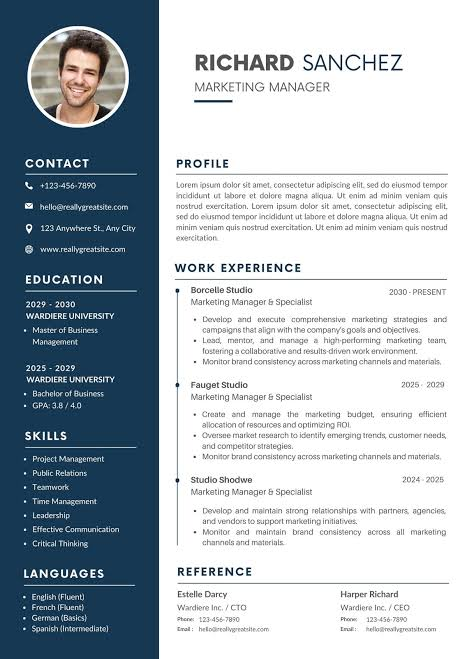
#> input picture tests/fixtures/sample_resume.jpg, 465 x 659 px
$ python -i table_detector.py   (imports and definitions only)
#> lines starting #> are read from the running program, lines starting #| are printed output that depends on the picture; after the words box and inside, x2 and y2 are one past the last pixel; in counts of white or black regions, pixels touching at a corner belong together
import cv2
import numpy as np

def detect_tables_and_cells(image_path: str) -> list[dict]:
    """
    OpenCV का उपयोग करके इमेज में मौजूद Tables और उनके Bounding Boxes को खोजता है।
    """
#> called with image_path = '../tests/fixtures/sample_resume.jpg'
    img = cv2.imread(image_path, cv2.IMREAD_GRAYSCALE)
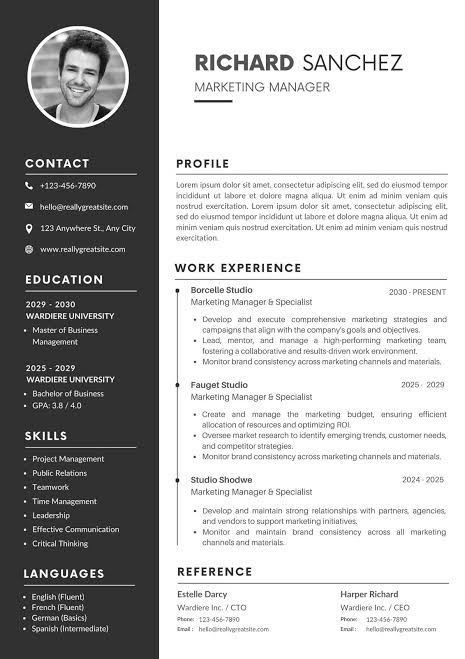
#> img: shape (659, 465); min 0, max 255, mean 182.1

    # 1. Binarization (Otsu Thresholding)
    _, thresh = cv2.threshold(img, 150, 255, cv2.THRESH_BINARY_INV)
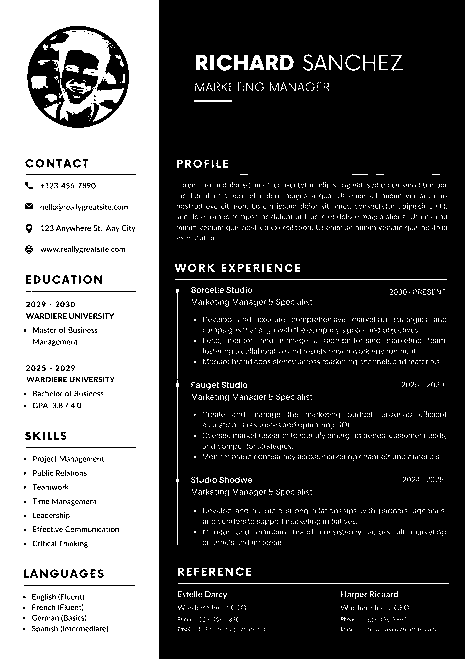
#> thresh: shape (659, 465); 34% white; 2393 white regions (2334 under 20 px), largest, box (x1, y1, x2, y2) and area: (0, 0, 159, 659) 92150, (50, 30, 124, 122) 2542, (175, 279, 447, 280) 272

    # 2. Horizontal and Vertical Line Kernels
    kernel_len = np.array(img).shape[1] // 30
#> kernel_len = 15
    ver_kernel = cv2.getStructuringElement(cv2.MORPH_RECT, (1, kernel_len))
    hor_kernel = cv2.getStructuringElement(cv2.MORPH_RECT, (kernel_len, 1))

    # 3. Detect Vertical & Horizontal Lines
    image_1 = cv2.erode(thresh, ver_kernel, iterations=3)
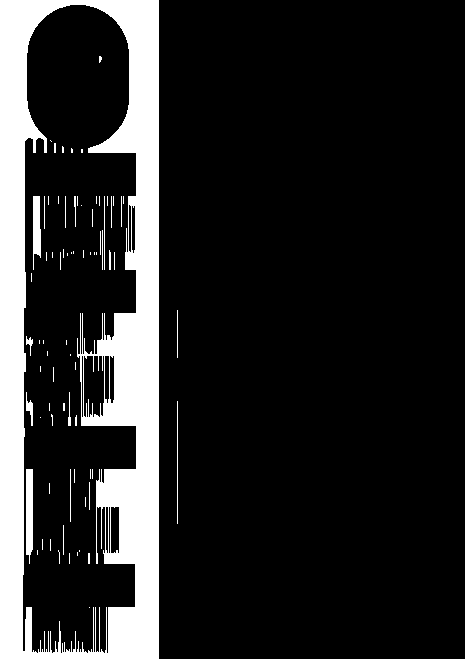
#> image_1: shape (659, 465); 15.6% white; 76 white regions (53 under 20 px), largest, box (x1, y1, x2, y2) and area: (0, 0, 159, 659) 45354, (26, 469, 33, 564) 603, (33, 196, 41, 270) 455
    vertical_lines = cv2.dilate(image_1, ver_kernel, iterations=3)
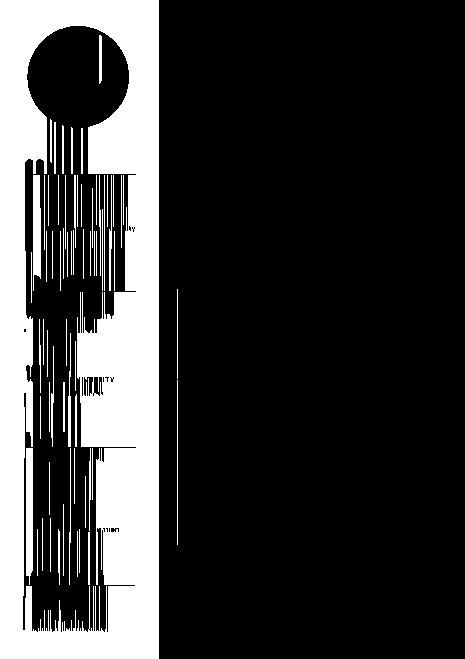
#> vertical_lines: shape (659, 465); 21.8% white; 66 white regions, largest, box (x1, y1, x2, y2) and area: (0, 0, 159, 659) 60218, (26, 448, 33, 585) 897, (33, 175, 41, 291) 791

    image_2 = cv2.erode(thresh, hor_kernel, iterations=3)
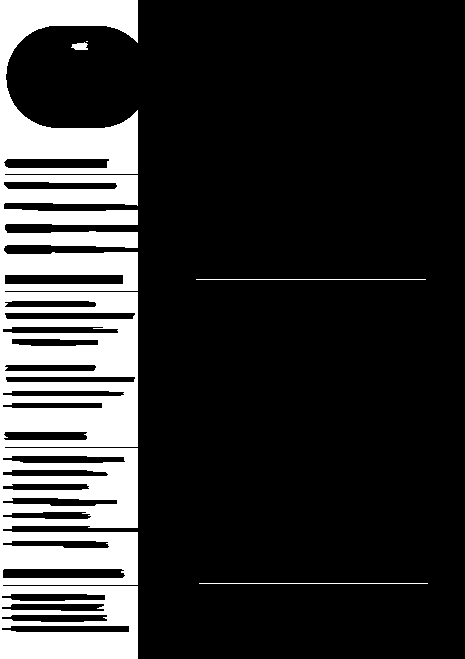
#> image_2: shape (659, 465); 19.8% white; 5 white regions (1 under 20 px), largest, box (x1, y1, x2, y2) and area: (0, 0, 138, 659) 59967, (196, 279, 426, 280) 230, (199, 583, 428, 584) 229, (71, 42, 88, 50) 99
    horizontal_lines = cv2.dilate(image_2, hor_kernel, iterations=3)
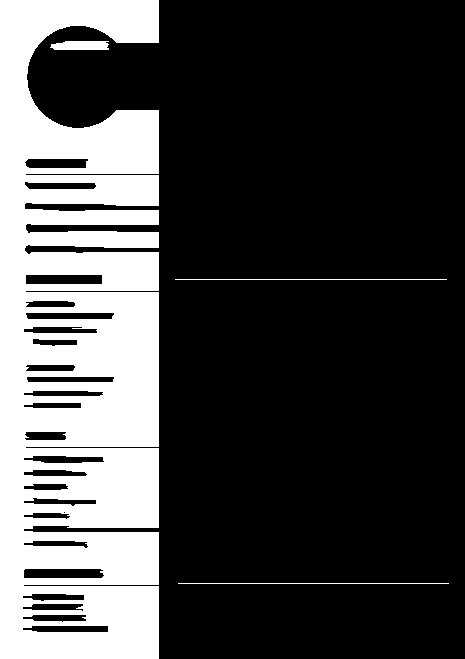
#> horizontal_lines: shape (659, 465); 27.2% white; 4 white regions, box (x1, y1, x2, y2) and area: (0, 0, 159, 659) 82458, (50, 41, 109, 50) 479, (175, 279, 447, 280) 272, (178, 583, 449, 584) 271

    # 4. Table Grid Structure Combined
    table_grid = cv2.addWeighted(vertical_lines, 0.5, horizontal_lines, 0.5, 0.0)
    _, table_grid = cv2.threshold(table_grid, 128, 255, cv2.THRESH_BINARY)
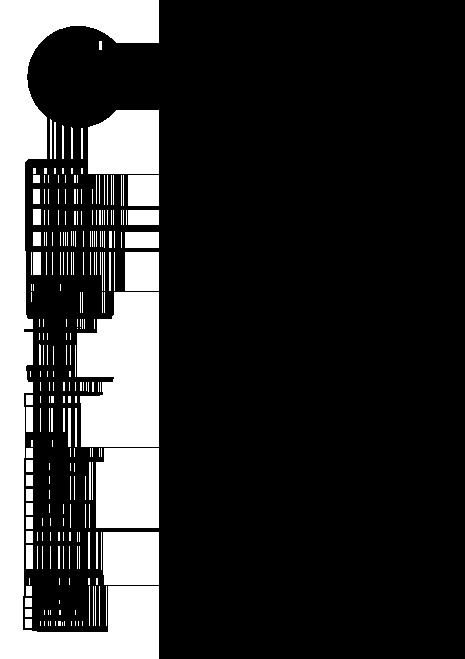
#> table_grid: shape (659, 465); 20% white; 251 white regions (145 under 20 px)

    # 5. Find Table Contours
    contours, _ = cv2.findContours(table_grid, cv2.RETR_EXTERNAL, cv2.CHAIN_APPROX_SIMPLE)
#> contours = 251 contours, 208 with area under 20; largest, box (x1, y1, x2, y2) and area: (0, 0, 159, 659) 28102, (77, 292, 159, 447) 10442, (96, 448, 159, 528) 4786, (88, 110, 159, 174) 4116, (103, 532, 159, 585) 2850

    tables = []
    for c in contours:
        x, y, w, h = cv2.boundingRect(c)
        # केवल बड़े Bounding Boxes को Table मानें (छोटी Noise रेखाओं को छोड़ें)
        if w > 100 and h > 50:
            tables.append({"type": "table", "x": x, "y": y, "width": w, "height": h})
#> this loop made 251 passes
#> (c, x, y, w, h) on passes 1 to 3: ([[62, 622], [62, 625]], 62, 622, 1, 4), ([[82, 621], [82, 625]], 82, 621, 1, 5), ([[78, 621], [78, 625]], 78, 621, 1, 5)
#> after the loop, tables = 1 item

    return tables

>>> result = detect_tables_and_cells('../tests/fixtures/sample_resume.jpg')
#> result = 1 item
